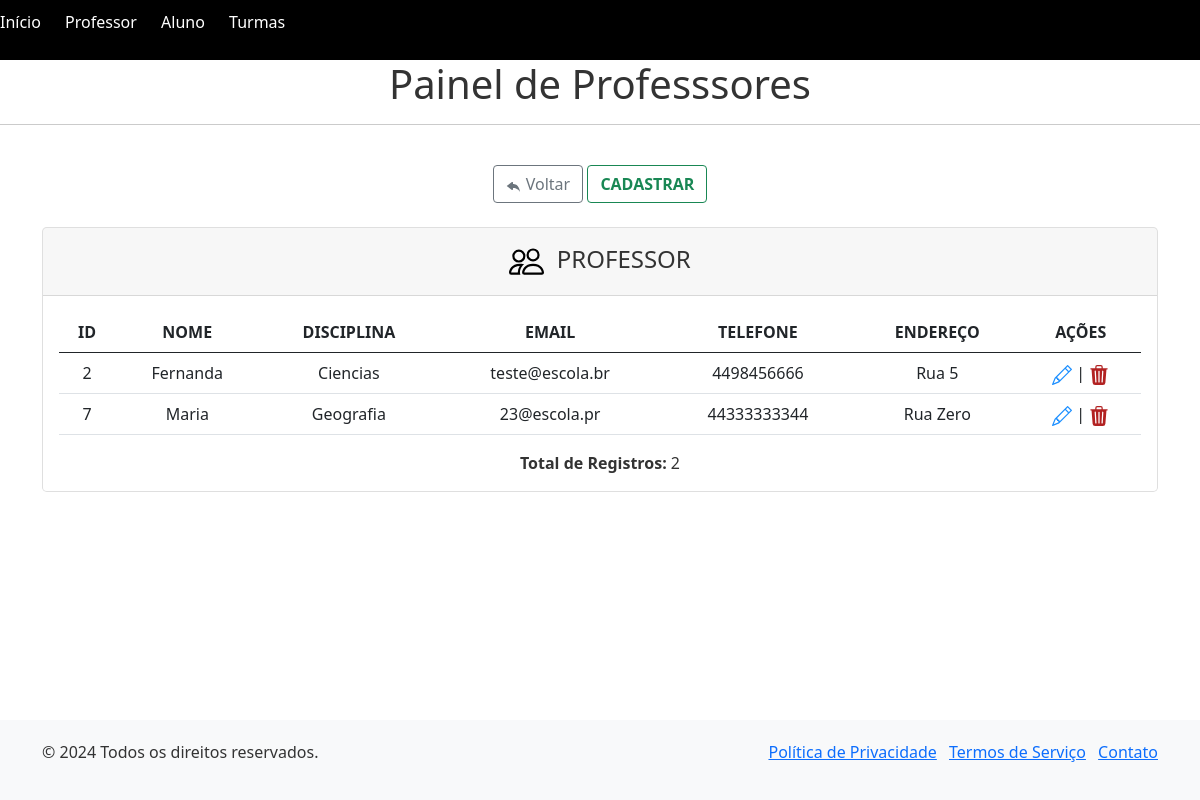
The page /APPGestao_Escolar/professor/index.php on the database its author committed.
### tables this page shows
CREATE TABLE `professor` (
  `Id` int(11) NOT NULL,
  `Nome` varchar(200) DEFAULT NULL,
  `Disciplina` varchar(200) DEFAULT NULL,
  `Email` varchar(200) DEFAULT NULL,
  `Telefone` varchar(20) DEFAULT NULL,
  `Endereco` varchar(200) DEFAULT NULL
);

### APPGestao_Escolar/professor/professor.php (the view, shortened to what this page needs)
<?php
 include 'conecta.php';
 $professor= mysqli_query($conn, "SELECT * FROM professor");
 $registros = mysqli_num_rows($professor);
 if($registros>0){
    echo "<table class='table table-hover'>";
    echo "<thead>";
    echo "<tr>";
    echo "<th>ID</th>";
    echo "<th>NOME</th>";
    echo "<th>DISCIPLINA</th>";
    echo "<th>EMAIL</th>";
    echo "<th>TELEFONE</th>";
    echo "<th>ENDEREÇO</th>";
    echo "<th>AÇÕES</th>";
    echo "</tr>";
    echo "</thead>";
    echo "<tbody>";
    while($reg=$professor -> fetch_array()){
      $Id = $reg['Id'];
      echo "<tr>";
      echo "<td>".$Id."</td>";
      echo "<td>".$reg['Nome']."</td>";
      echo "<td>".$reg['Disciplina']."</td>";
      echo "<td>".$reg['Email']."</td>";
      echo "<td>".$reg['Telefone']."</td>";
      echo "<td>".$reg['Endereco']."</td>";
      echo "<td><a href= 'editar.php?id=$Id'><svg xmlns='http://www.w3.org/2000/svg' width='20' height='20' fill='#1E90FF' class='bi bi-pencil' viewBox='0 0 16 16'>
      <path d='M12.146.146a.5.5 0 0 1 .708 0l3 3a.5.5 0 0 1 0 .708l-10 10a.5.5 0 0 1-.168.11l-5 2a.5.5 0 0 1-.65-.65l2-5a.5.5 0 0 1 .11-.168zM11.207 2.5 13.5 4.793 14.793 3.5 12.5 1.207zm1.586 3L10.5 3.207 4 9.707V10h.5a.5.5 0 0 1 .5.5v.5h.5a.5.5 0 0 1 .5.5v.5h.293zm-9.761 5.175-.106.106-1.528 3.821 3.821-1.528.106-.106A.5.5 0 0 1 5 12.5V12h-.5a.5.5 0 0 1-.5-.5V11h-.5a.5.5 0 0 1-.468-.325'/>
    </svg></a> | <a href='excluir.php?id=$Id'><svg xmlns='http://www.w3.org/2000/svg' width='20' height='20' fill='#B22222' class='bi bi-trash3-fill' viewBox='0 0 16 16'>
    <path d='M11 1.5v1h3.5a.5.5 0 0 1 0 1h-.538l-.853 10.66A2 2 0 0 1 11.115 16h-6.23a2 2 0 0 1-1.994-1.84L2.038 3.5H1.5a.5.5 0 0 1 0-1H5v-1A1.5 1.5 0 0 1 6.5 0h3A1.5 1.5 0 0 1 11 1.5m-5 0v1h4v-1a.5.5 0 0 0-.5-.5h-3a.5.5 0 0 0-.5.5M4.5 5.029l.5 8.5a.5.5 0 1 0 .998-.06l-.5-8.5a.5.5 0 1 0-.998.06m6.53-.528a.5.5 0 0 0-.528.47l-.5 8.5a.5.5 0 0 0 .998.058l.5-8.5a.5.5 0 0 0-.47-.528M8 4.5a.5.5 0 0 0-.5.5v8.5a.5.5 0 0 0 1 0V5a.5.5 0 0 0-.5-.5'/>
  </svg> </a></td>";
      echo "</tr>";
    }
    echo "</tbody>";
    echo "</table>";
  }
  echo "<b> Total de Registros: </b>".$registros;
?>

### APPGestao_Escolar/professor/index.php (style rules this page uses)
body { background-color: white; color: #333; }

### rows shown on the page
professor: Id "2", Nome "Fernanda", Disciplina "Ciencias", Email "teste@escola.br", Telefone "4498456666", Endereco "Rua 5"
professor: Id "7", Nome "Maria", Disciplina "Geografia", Email "23@escola.pr", Telefone "44333333344", Endereco "Rua Zero"

### other values the page prints
$registros "2"
